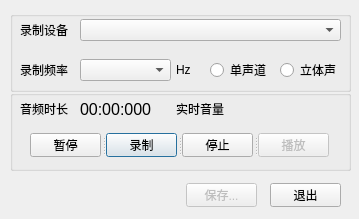
<?xml version="1.0" encoding="UTF-8"?>
<ui version="4.0">
 <class>KcAudioCaptureDlg</class>
 <widget class="QDialog" name="KcAudioCaptureDlg">
  <property name="geometry">
   <rect>
    <x>0</x>
    <y>0</y>
    <width>359</width>
    <height>219</height>
   </rect>
  </property>
  <property name="windowTitle">
   <string>录音</string>
  </property>
  <widget class="QComboBox" name="cbDeviceList">
   <property name="geometry">
    <rect>
     <x>80</x>
     <y>19</y>
     <width>261</width>
     <height>22</height>
    </rect>
   </property>
   <property name="font">
    <font/>
   </property>
  </widget>
  <widget class="QLabel" name="label">
   <property name="geometry">
    <rect>
     <x>20</x>
     <y>20</y>
     <width>60</width>
     <height>20</height>
    </rect>
   </property>
   <property name="font">
    <font/>
   </property>
   <property name="text">
    <string>录制设备</string>
   </property>
  </widget>
  <widget class="QLabel" name="label_3">
   <property name="geometry">
    <rect>
     <x>20</x>
     <y>60</y>
     <width>61</width>
     <height>20</height>
    </rect>
   </property>
   <property name="font">
    <font/>
   </property>
   <property name="text">
    <string>录制频率</string>
   </property>
  </widget>
  <widget class="QComboBox" name="cbRate">
   <property name="geometry">
    <rect>
     <x>80</x>
     <y>59</y>
     <width>91</width>
     <height>22</height>
    </rect>
   </property>
   <property name="font">
    <font/>
   </property>
  </widget>
  <widget class="QtVolumnBar" name="wgVolumn" native="true">
   <property name="geometry">
    <rect>
     <x>232</x>
     <y>102</y>
     <width>101</width>
     <height>16</height>
    </rect>
   </property>
   <property name="font">
    <font/>
   </property>
  </widget>
  <widget class="QLabel" name="lbClock">
   <property name="geometry">
    <rect>
     <x>20</x>
     <y>97</y>
     <width>51</width>
     <height>24</height>
    </rect>
   </property>
   <property name="font">
    <font/>
   </property>
   <property name="text">
    <string>音频时长</string>
   </property>
  </widget>
  <widget class="QLabel" name="label_5">
   <property name="geometry">
    <rect>
     <x>176</x>
     <y>60</y>
     <width>21</width>
     <height>20</height>
    </rect>
   </property>
   <property name="font">
    <font/>
   </property>
   <property name="text">
    <string>Hz</string>
   </property>
  </widget>
  <widget class="QLabel" name="lbTime">
   <property name="enabled">
    <bool>true</bool>
   </property>
   <property name="geometry">
    <rect>
     <x>80</x>
     <y>97</y>
     <width>81</width>
     <height>24</height>
    </rect>
   </property>
   <property name="font">
    <font>
     <pointsize>12</pointsize>
     <bold>false</bold>
    </font>
   </property>
   <property name="text">
    <string>00:00:000</string>
   </property>
  </widget>
  <widget class="QRadioButton" name="rbMono">
   <property name="geometry">
    <rect>
     <x>210</x>
     <y>60</y>
     <width>61</width>
     <height>20</height>
    </rect>
   </property>
   <property name="font">
    <font/>
   </property>
   <property name="text">
    <string>单声道</string>
   </property>
  </widget>
  <widget class="QRadioButton" name="rbStereo">
   <property name="geometry">
    <rect>
     <x>280</x>
     <y>60</y>
     <width>61</width>
     <height>20</height>
    </rect>
   </property>
   <property name="font">
    <font/>
   </property>
   <property name="text">
    <string>立体声</string>
   </property>
  </widget>
  <widget class="QLabel" name="lbVolumn">
   <property name="geometry">
    <rect>
     <x>176</x>
     <y>97</y>
     <width>51</width>
     <height>24</height>
    </rect>
   </property>
   <property name="font">
    <font/>
   </property>
   <property name="text">
    <string>实时音量</string>
   </property>
  </widget>
  <widget class="QSplitter" name="splitter">
   <property name="geometry">
    <rect>
     <x>30</x>
     <y>133</y>
     <width>300</width>
     <height>24</height>
    </rect>
   </property>
   <property name="font">
    <font/>
   </property>
   <property name="orientation">
    <enum>Qt::Horizontal</enum>
   </property>
   <property name="handleWidth">
    <number>5</number>
   </property>
   <widget class="QPushButton" name="btPause">
    <property name="font">
     <font/>
    </property>
    <property name="text">
     <string>暂停</string>
    </property>
    <property name="autoDefault">
     <bool>false</bool>
    </property>
    <property name="default">
     <bool>false</bool>
    </property>
    <property name="flat">
     <bool>false</bool>
    </property>
   </widget>
   <widget class="QPushButton" name="btStart">
    <property name="font">
     <font/>
    </property>
    <property name="text">
     <string>录制</string>
    </property>
    <property name="default">
     <bool>false</bool>
    </property>
    <property name="flat">
     <bool>false</bool>
    </property>
   </widget>
   <widget class="QPushButton" name="btStop">
    <property name="font">
     <font/>
    </property>
    <property name="text">
     <string>停止</string>
    </property>
    <property name="autoDefault">
     <bool>false</bool>
    </property>
    <property name="default">
     <bool>false</bool>
    </property>
    <property name="flat">
     <bool>false</bool>
    </property>
   </widget>
   <widget class="QPushButton" name="btPlay">
    <property name="enabled">
     <bool>false</bool>
    </property>
    <property name="font">
     <font/>
    </property>
    <property name="text">
     <string>播放</string>
    </property>
    <property name="autoDefault">
     <bool>false</bool>
    </property>
    <property name="flat">
     <bool>false</bool>
    </property>
   </widget>
  </widget>
  <widget class="QGroupBox" name="groupBox">
   <property name="enabled">
    <bool>false</bool>
   </property>
   <property name="geometry">
    <rect>
     <x>10</x>
     <y>11</y>
     <width>341</width>
     <height>81</height>
    </rect>
   </property>
   <property name="font">
    <font/>
   </property>
   <property name="title">
    <string/>
   </property>
   <property name="flat">
    <bool>false</bool>
   </property>
   <property name="checkable">
    <bool>false</bool>
   </property>
  </widget>
  <widget class="QGroupBox" name="groupBox_2">
   <property name="geometry">
    <rect>
     <x>10</x>
     <y>90</y>
     <width>341</width>
     <height>81</height>
    </rect>
   </property>
   <property name="font">
    <font/>
   </property>
   <property name="title">
    <string/>
   </property>
  </widget>
  <widget class="QtWaveBar" name="wgWave" native="true">
   <property name="geometry">
    <rect>
     <x>21</x>
     <y>176</y>
     <width>150</width>
     <height>36</height>
    </rect>
   </property>
  </widget>
  <widget class="QPushButton" name="btOk">
   <property name="enabled">
    <bool>false</bool>
   </property>
   <property name="geometry">
    <rect>
     <x>186</x>
     <y>183</y>
     <width>71</width>
     <height>24</height>
    </rect>
   </property>
   <property name="text">
    <string>保存...</string>
   </property>
  </widget>
  <widget class="QPushButton" name="btCancel">
   <property name="geometry">
    <rect>
     <x>270</x>
     <y>183</y>
     <width>71</width>
     <height>24</height>
    </rect>
   </property>
   <property name="text">
    <string>退出</string>
   </property>
  </widget>
  <zorder>groupBox_2</zorder>
  <zorder>groupBox</zorder>
  <zorder>cbDeviceList</zorder>
  <zorder>label</zorder>
  <zorder>label_3</zorder>
  <zorder>cbRate</zorder>
  <zorder>wgVolumn</zorder>
  <zorder>lbClock</zorder>
  <zorder>label_5</zorder>
  <zorder>lbTime</zorder>
  <zorder>rbMono</zorder>
  <zorder>rbStereo</zorder>
  <zorder>lbVolumn</zorder>
  <zorder>splitter</zorder>
  <zorder>wgWave</zorder>
  <zorder>btOk</zorder>
  <zorder>btCancel</zorder>
 </widget>
 <customwidgets>
  <customwidget>
   <class>QtVolumnBar</class>
   <extends>QWidget</extends>
   <header location="global">gui/QtVolumnBar.h</header>
   <container>1</container>
  </customwidget>
  <customwidget>
   <class>QtWaveBar</class>
   <extends>QWidget</extends>
   <header location="global">gui/QtWaveBar.h</header>
   <container>1</container>
  </customwidget>
 </customwidgets>
 <resources>
  <include location="../resource/DataVis.qrc"/>
 </resources>
 <connections/>
</ui>
